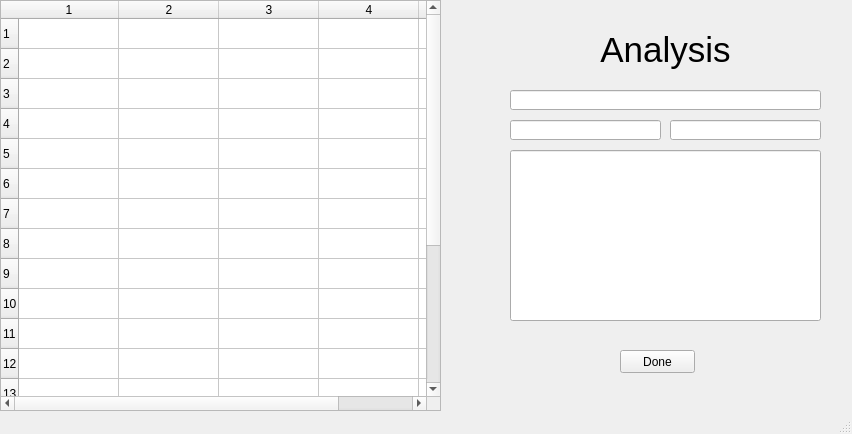
<?xml version="1.0" encoding="UTF-8"?>
<ui version="4.0">
 <class>MainWindow</class>
 <widget class="QMainWindow" name="MainWindow">
  <property name="geometry">
   <rect>
    <x>0</x>
    <y>0</y>
    <width>852</width>
    <height>434</height>
   </rect>
  </property>
  <property name="windowTitle">
   <string>MainWindow</string>
  </property>
  <widget class="QWidget" name="centralwidget">
   <widget class="QTableWidget" name="tableWidget">
    <property name="geometry">
     <rect>
      <x>0</x>
      <y>0</y>
      <width>441</width>
      <height>411</height>
     </rect>
    </property>
    <property name="minimumSize">
     <size>
      <width>0</width>
      <height>411</height>
     </size>
    </property>
    <property name="maximumSize">
     <size>
      <width>441</width>
      <height>411</height>
     </size>
    </property>
    <property name="autoFillBackground">
     <bool>true</bool>
    </property>
    <property name="lineWidth">
     <number>-1</number>
    </property>
    <property name="verticalScrollMode">
     <enum>QAbstractItemView::ScrollPerPixel</enum>
    </property>
    <property name="horizontalScrollMode">
     <enum>QAbstractItemView::ScrollPerPixel</enum>
    </property>
    <property name="rowCount">
     <number>20</number>
    </property>
    <property name="columnCount">
     <number>5</number>
    </property>
    <row/>
    <row/>
    <row/>
    <row/>
    <row/>
    <row/>
    <row/>
    <row/>
    <row/>
    <row/>
    <row/>
    <row/>
    <row/>
    <row/>
    <row/>
    <row/>
    <row/>
    <row/>
    <row/>
    <row/>
    <column/>
    <column/>
    <column/>
    <column/>
    <column/>
    <item row="0" column="0">
     <property name="text">
      <string/>
     </property>
    </item>
   </widget>
   <widget class="QPushButton" name="pushButton">
    <property name="geometry">
     <rect>
      <x>620</x>
      <y>350</y>
      <width>75</width>
      <height>23</height>
     </rect>
    </property>
    <property name="text">
     <string>Done</string>
    </property>
   </widget>
   <widget class="QLineEdit" name="lineEdit">
    <property name="geometry">
     <rect>
      <x>510</x>
      <y>90</y>
      <width>311</width>
      <height>20</height>
     </rect>
    </property>
   </widget>
   <widget class="QLineEdit" name="lineEdit_2">
    <property name="geometry">
     <rect>
      <x>510</x>
      <y>150</y>
      <width>311</width>
      <height>171</height>
     </rect>
    </property>
   </widget>
   <widget class="QLineEdit" name="lineEdit_3">
    <property name="geometry">
     <rect>
      <x>670</x>
      <y>120</y>
      <width>151</width>
      <height>20</height>
     </rect>
    </property>
   </widget>
   <widget class="QLineEdit" name="lineEdit_4">
    <property name="geometry">
     <rect>
      <x>510</x>
      <y>120</y>
      <width>151</width>
      <height>20</height>
     </rect>
    </property>
   </widget>
   <widget class="QLabel" name="label">
    <property name="geometry">
     <rect>
      <x>500</x>
      <y>30</y>
      <width>331</width>
      <height>41</height>
     </rect>
    </property>
    <property name="font">
     <font>
      <pointsize>26</pointsize>
     </font>
    </property>
    <property name="text">
     <string>Analysis</string>
    </property>
    <property name="textFormat">
     <enum>Qt::RichText</enum>
    </property>
    <property name="alignment">
     <set>Qt::AlignCenter</set>
    </property>
    <property name="indent">
     <number>0</number>
    </property>
   </widget>
  </widget>
  <widget class="QStatusBar" name="statusbar"/>
 </widget>
 <resources/>
 <connections/>
</ui>
